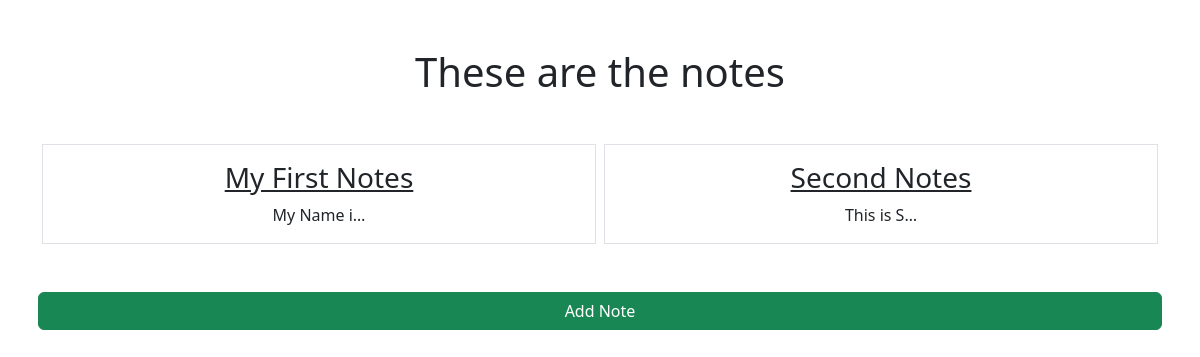
/smart/notes (signed in), run on an earlier commit of the app's database.
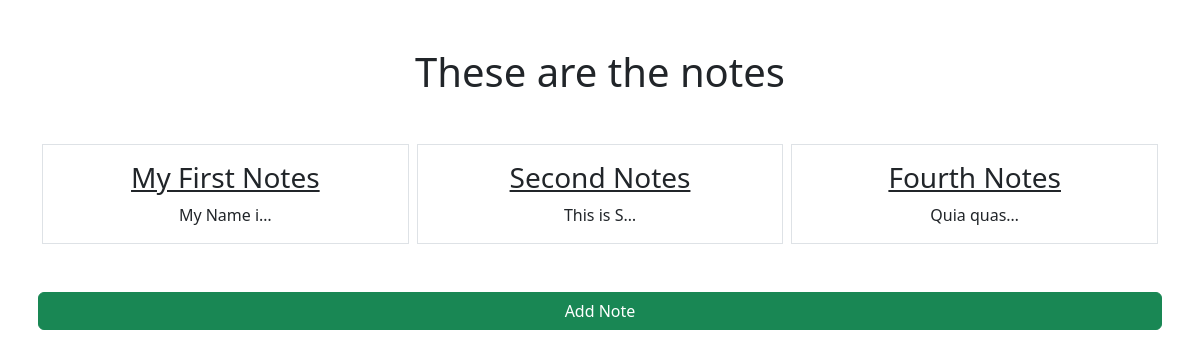
And on a later commit of the database.
### notes/models.py (models this page shows)
class Notes(models.Model):
    title = models.CharField(max_length=200)
    text = models.TextField()
    created = models.DateTimeField(auto_now_add=True)
    user = models.ForeignKey(User,on_delete=models.CASCADE,related_name="notes")

### notes/views.py (the view)
# urls.py: path('notes', views.NotesListView.as_view(), name="notes.list"),
class NotesListView(LoginRequiredMixin,ListView):
    model = Notes
    context_object_name = "notes"
    template_name = "notes/notes_list.html"
    login_url = "/admin"
    def get_queryset(self):
        return self.request.user.notes.all()

### notes/templates/notes/notes_list.html
{% extends "base.html" %}
{% block content %}
<h1 class="my-5">These are the notes</h1>
<div class="row row-cols3 g-2">
    {% for note in notes %}
    <div class="col">
        <div class="p-3 border">
            <a href="{% url 'notes.detail' pk=note.id %}" class="text-dark text-decoration-non">
                <h3>{{note.title}}</h3>
            </a>
            {{note.text|truncatechars:10}}
        </div>
    </div>
    {% endfor %}
    <a href="{% url 'notes.new' %}" class="btn btn-success my-5">Add Note</a>
</div>
{% endblock %}

What changed in the data, as far as the page shows it:
added Notes: title "Fourth Notes", text "Quia quas…"
